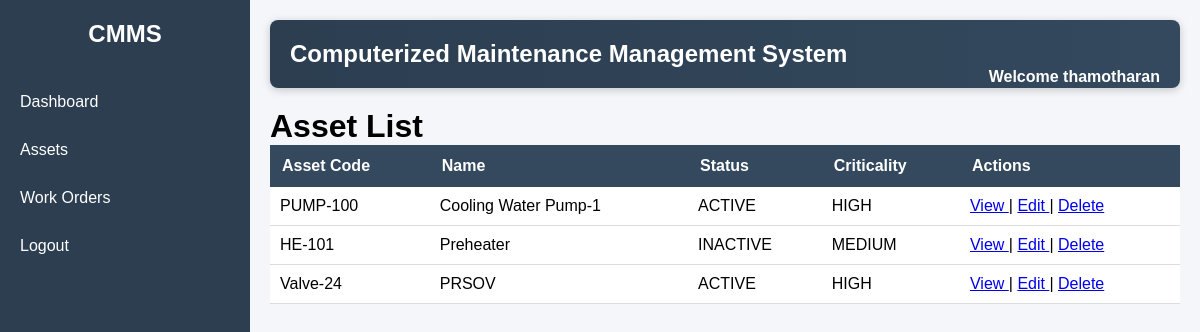
The app's page /assets/ (signed in) with its own data.
### assets/models.py (models this page shows, shortened)
class Asset(models.Model):
    STATUS_CHOICES = [
        ('ACTIVE', 'Active'),
        ('INACTIVE', 'Inactive'),
        ('UNDER_MAINTENANCE', 'Under Maintenance'),
    ]
    CRITICALITY_CHOICES = [
        ('LOW', 'Low'),
        ('MEDIUM', 'Medium'),
        ('HIGH', 'High'),
    ]
    asset_code = models.CharField(max_length=50, unique=True)
    name = models.CharField(max_length=200)
    installation_date = models.DateField()
    status = models.CharField(
        max_length=20,
        choices=STATUS_CHOICES,
        default='ACTIVE'
    )
    criticality = models.CharField(
        max_length=10,
        choices=CRITICALITY_CHOICES,
        default='MEDIUM'
    )
    created_at = models.DateTimeField(auto_now_add=True)
    updated_at = models.DateTimeField(auto_now=True)

### assets/views.py (the view)
# urls.py: path('', asset_list, name='asset_list'),
@login_required
def asset_list(request):
    assets = get_all_assets()
    return render(
        request,
        'assets/asset_list.html',
        {
            'assets': assets,
        }
    )

### assets/services.py (called while the page is built)
def get_all_assets():
    return Asset.objects.all()

### templates/assets/asset_list.html
{% extends 'base.html' %}
{% block content %}
<h1>Asset List</h1>
<table>
    <tr>
        <th>Asset Code</th>
        <th>Name</th>
        <th>Status</th>
        <th>Criticality</th>
        <th>Actions</th>
    </tr>
    {% for asset in assets %}
    <tr>
        <td>
            {{ asset.asset_code }}
        </td>
        <td>
            {{ asset.name }}
        </td>
        <td>
            {{ asset.status }}
        </td>
        <td>
            {{ asset.criticality }}
        </td>
        <td>
            <a href="/assets/{{ asset.id }}/">
                View
            </a>
            |
            <a href="/assets/{{ asset.id }}/edit/">
                Edit
            </a>
            |
            <a href="/assets/{{ asset.id }}/delete/">
                Delete
            </a>
        </td>
    </tr>
    {% endfor %}
</table>
{% endblock %}

### templates/base.html (shortened to what this page needs)
{% load static %}
<!DOCTYPE html>
<html>
<head>
        <link rel="stylesheet"
          href="{% static 'css/style.css' %}">
</head>
<body>
<div class="layout">
    <div class="sidebar">
        <h2>CMMS</h2>
        <a href="{% url 'dashboard' %}"
        class="{% if current_page == 'dashboard' %}active-link{% endif %}">
            Dashboard
        </a>
        <a href="{% url 'asset_list' %}"
        class="{% if current_page == 'assets' %}active-link{% endif %}">
            Assets
        </a>
        <a href="{% url 'work_order_list' %}"
        class="{% if current_page == 'workorders' %}active-link{% endif %}">
            Work Orders
        </a>
        <a href="/logout/">
            Logout
        </a>
    </div>
    <div class="content">
        <div class="topbar">
            <h2>
                Computerized Maintenance Management System
            </h2>
            <span class="welcome">
                Welcome
                {{ request.user.username }}
            </span>
        </div>
        {% block content %}
        {% endblock %}
    </div>
</div>
</body>
</html>

### static/css/style.css (style rules this page uses)
* { margin: 0; padding: 0; box-sizing: border-box; }
body { font-family: Arial, sans-serif; background-color: #f4f6f9; }
.layout { display: flex; min-height: 100vh; }
.sidebar { width: 250px; background-color: #2c3e50; color: white; padding-top: 20px; }
.sidebar h2 { text-align: center; margin-bottom: 30px; }
.sidebar a { display: block; color: white; text-decoration: none; padding: 15px 20px; }
.content { flex: 1; padding: 20px; }
.topbar { background: linear-gradient( 90deg, #2c3e50, #34495e ); color: white; padding: 20px; margin-bottom: 20px; border-radius: 8px; box-shadow: 0 2px 8px rgba(0,0,0,0.2); }
.topbar h2 { margin: 0; }
.welcome { float: right; font-weight: bold; }
table { width: 100%; border-collapse: collapse; background-color: white; }
th { background-color: #34495e; color: white; padding: 12px; text-align: left; }
td { padding: 10px; border-bottom: 1px solid #ddd; }

### records on screen
Asset: asset_code "PUMP-100", name "Cooling Water Pump-1", status "ACTIVE", criticality "HIGH"
Asset: asset_code "HE-101", name "Preheater", status "INACTIVE", criticality "MEDIUM"
Asset: asset_code "Valve-24", name "PRSOV", status "ACTIVE", criticality "HIGH"

### other values on screen
{{ request.user.username }} "thamotharan"
